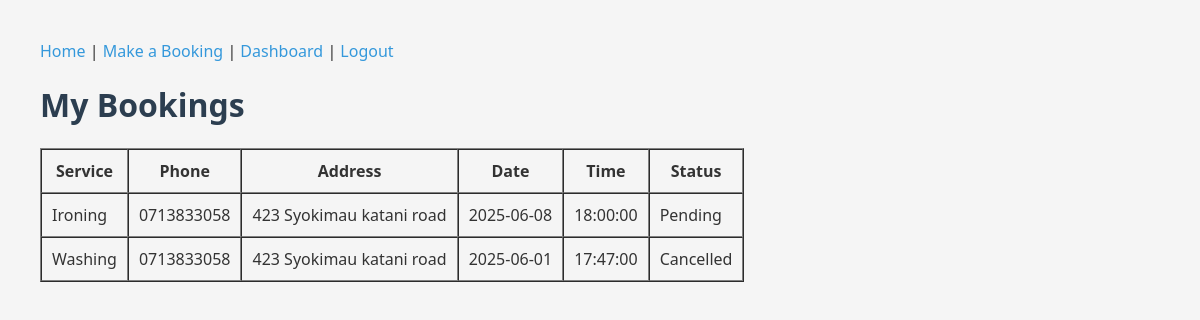
Screenshot of /my_bookings (signed in) with the database file from the repository.
### app.py (models this page shows)
class Booking(db.Model):
    id = db.Column(db.Integer, primary_key=True)
    user_id = db.Column(db.Integer, db.ForeignKey('user.id'), nullable=False)  # Link to user
    phone = db.Column(db.String(15))
    address = db.Column(db.String(250))
    service = db.Column(db.String(100))
    date = db.Column(db.Date)  # Use Date for booking date
    time = db.Column(db.Time)  # Use Time for booking time
    status = db.Column(db.String(50), default='Pending')
    created_at = db.Column(db.DateTime, default=datetime.utcnow)

### app.py (the view)
@app.route('/my_bookings')
@login_required
def view_bookings():
    bookings = Booking.query.filter_by(user_id=current_user.id).order_by(Booking.created_at.desc()).all()
    return render_template('my_bookings.html', bookings=bookings)

### app.py (called while the page is built)
@login_manager.user_loader
def load_user(user_id):
    return User.query.get(int(user_id))

### templates/my_bookings.html (shortened to what this page needs)
<!DOCTYPE html>
<html lang="en">
<head>
  <link rel="stylesheet" href="{{ url_for('static', filename='css/style.css') }}" />
</head>
<body>
  <nav>
    <a href="{{ url_for('home') }}">Home</a> |
    <a href="{{ url_for('booking') }}">Make a Booking</a> |
    <a href="{{ url_for('dashboard') }}">Dashboard</a> |
    <a href="{{ url_for('logout') }}">Logout</a>
  </nav>
  <h1>My Bookings</h1>
  {% if bookings %}
    <table border="1" cellpadding="10" cellspacing="0">
      <thead>
        <tr>
          <th>Service</th>
          <th>Phone</th>
          <th>Address</th>
          <th>Date</th>
          <th>Time</th>
          <th>Status</th>
        </tr>
      </thead>
      <tbody>
        {% for booking in bookings %}
        <tr>
          <td>{{ booking.service }}</td>
          <td>{{ booking.phone }}</td>
          <td>{{ booking.address }}</td>
          <td>{{ booking.date }}</td>
          <td>{{ booking.time }}</td>
          <td>{{ booking.status }}</td>
        </tr>
        {% endfor %}
      </tbody>
    </table>
  {% else %}
    <p>You have no bookings yet.</p>
  {% endif %}
</body>
</html>

### static/css/style.css (style rules this page uses)
body { font-family: 'Segoe UI', sans-serif; background-color: #f5f5f5; color: #333; padding: 40px; margin: 0; }
h1 { color: #2c3e50; }
a { color: #3498db; text-decoration: none; }

### rows the page displays
Booking: service "Ironing", phone "0713833058", address "423 Syokimau katani road", date "2025-06-08", time "18:00:00", status "Pending"
Booking: service "Washing", phone "0713833058", address "423 Syokimau katani road", date "2025-06-01", time "17:47:00", status "Cancelled"
